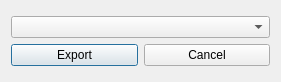
<?xml version="1.0" encoding="UTF-8"?>
<ui version="4.0">
 <class>Dialog</class>
 <widget class="QDialog" name="Dialog">
  <property name="geometry">
   <rect>
    <x>0</x>
    <y>0</y>
    <width>281</width>
    <height>82</height>
   </rect>
  </property>
  <property name="windowTitle">
   <string>Dialog</string>
  </property>
  <layout class="QVBoxLayout" name="verticalLayout_2">
   <item>
    <layout class="QVBoxLayout" name="verticalLayout">
     <item>
      <widget class="QComboBox" name="editdistance_filename_combo"/>
     </item>
     <item>
      <layout class="QHBoxLayout" name="horizontalLayout">
       <item>
        <widget class="QPushButton" name="export_btn">
         <property name="text">
          <string>Export</string>
         </property>
        </widget>
       </item>
       <item>
        <widget class="QPushButton" name="cancel_btn">
         <property name="text">
          <string>Cancel</string>
         </property>
        </widget>
       </item>
      </layout>
     </item>
    </layout>
   </item>
  </layout>
 </widget>
 <resources/>
 <connections/>
</ui>
